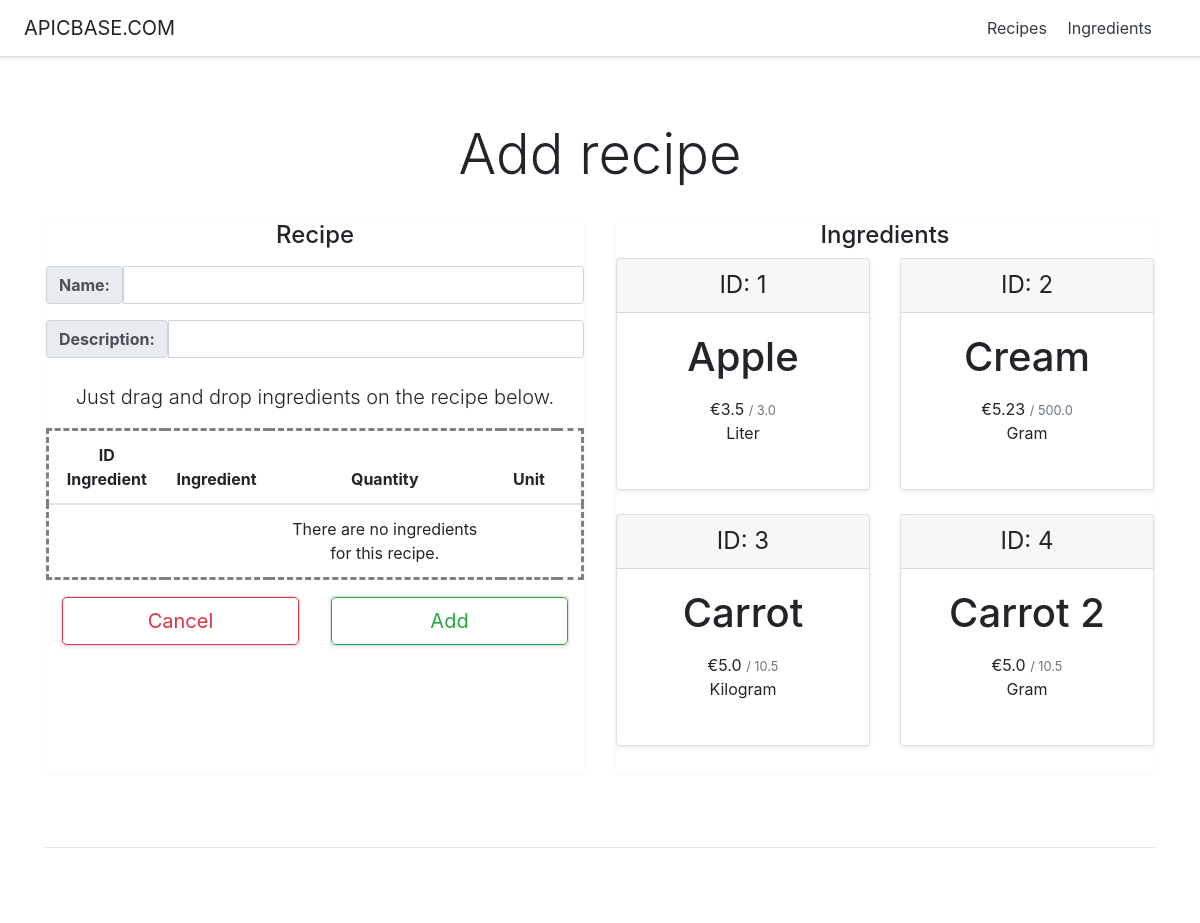
Page /recipeManager/add/ on the earlier database version.
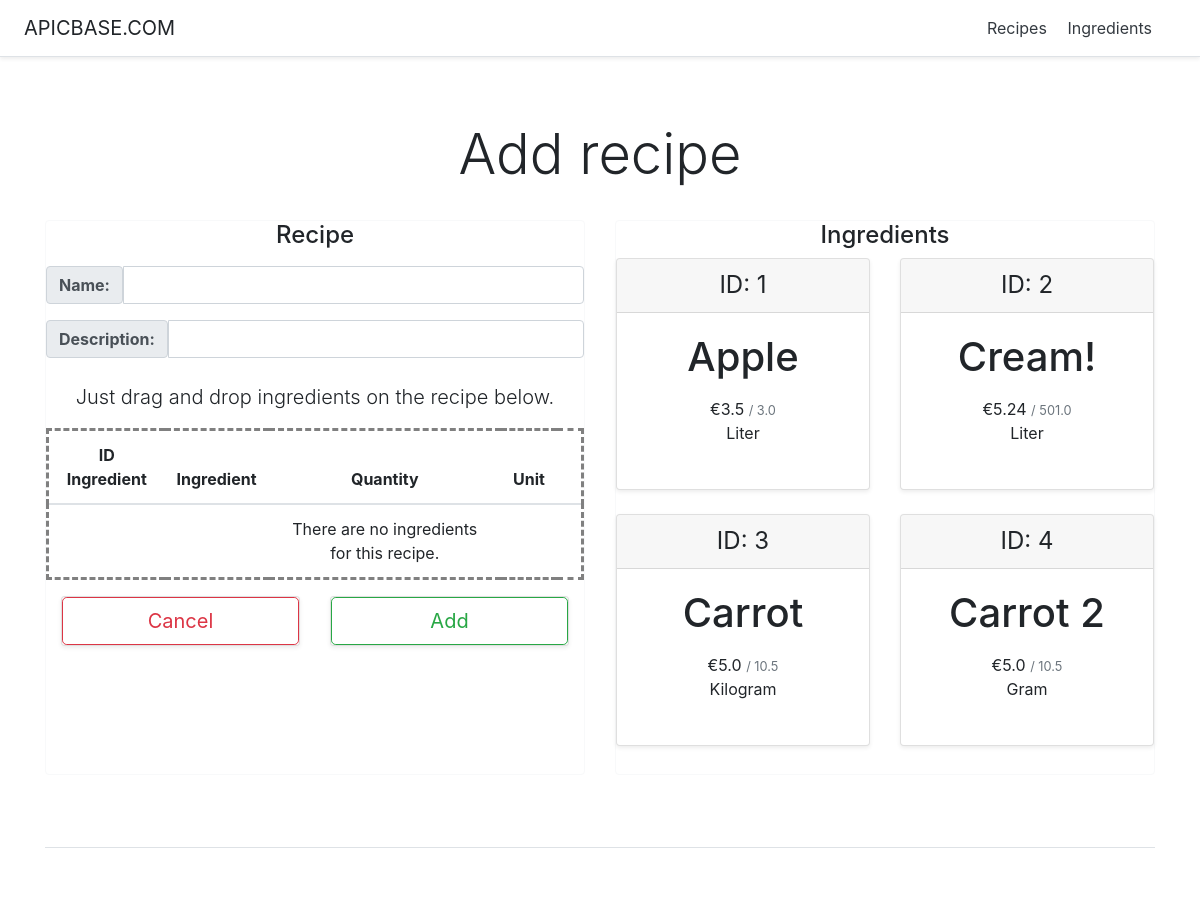
Same page on the later database version.
### recipeManager/models.py (models this page shows, shortened)
class Ingredient(models.Model):
    id = models.AutoField(primary_key=True)
    name = models.CharField(max_length=200)
    cost = models.FloatField()
    amount = models.FloatField()
    GRAMS='g.'
    KILOGRAMS='Kg.'
    CENTILITERS='cl.'
    LITERS='l.'
    UNIT_CHOICES = (
        (GRAMS, 'Gram'),
        (KILOGRAMS, 'Kilogram'),
        (CENTILITERS, 'Centiliter'),
        (LITERS, 'Liter')
    )
    unit = models.CharField(
        max_length=2,
        choices=UNIT_CHOICES,
        default=GRAMS,
    )

### recipeManager/views.py (the view, shortened to what this page needs)
# urls.py: path('add/', views.AddRecipeView, name='addRecipe'),
def AddRecipeView(request):
    ingredients_list = Ingredient.objects.all()
    context = {
        'ingredients_list' : ingredients_list,
        }
    return render(request, "recipeManager/addRecipe.html", context)

### recipeManager/templates/recipeManager/addRecipe.html (shortened to what the changed rows need)
<!DOCTYPE html>
<html lang="en">
   <head>
      {% load static %}
      <link href="{%static 'recipeManager/pricing.css'%}" rel="stylesheet">
      {% load static %}
      <link href="{%static 'recipeManager/bootstrap.min.css'%}" rel="stylesheet">
   </head>
   <body>
      <div class="pricing-header px-3 py-3 pt-md-5 pb-md-4 mx-auto text-center">
         <h1 class="display-4">Add recipe</h1>
      </div>
      <div class="container">
         <div class="card-deck mb-3 text-center">
            <div class="card mb-4 border-light">
              <form action="{% url 'recipeManager:addRecipe' %}" method="post">
               <table style="border-style: dashed;" id="table" class="table table-hover" ondrop="drop(event)" ondragover="allowDrop(event)">
                  <thead>
                     <tr>
                        <th scope="col">ID Ingredient</th>
                        <th scope="col">Ingredient</th>
                        <th scope="col">Quantity</th>
                        <th scope="col">Unit</th>
                        <th></th>
                     </tr>
                  </thead>
               </table>
             </form>
            </div>
            <div class="card mb-4 border-light">
               <div class="card-deck mb-3 text-center" data-spy="scroll" style="position: relative;max-height:500px;overflow-y: scroll;">
                  {% if ingredients_list %}
                    {% for ingredient in ingredients_list %}
                    <div id="{{ ingredient.id }}" draggable="true" ondragstart="drag(event)" class="card mb-4 shadow-sm">
                       <div class="card-header">
                          <h4 id="igredientId{{ ingredient.id }}" class="my-0 font-weight-normal">ID: {{ ingredient.id }}</h4>
                       </div>
                       <div class="card-body">
                          <h1 id="ingredientName{{ ingredient.id }}" class="card-title pricing-card-title">{{ ingredient.name }}</h1>
                          <ul class="list-unstyled mt-3 mb-4">
                             <li>€{{ ingredient.cost }} <small class="text-muted">/ {{ ingredient.amount }}</small></li>
                             <li id="ingredientUnit{{ ingredient.id }}">{{ ingredient.get_unit_display }}</li>
                          </ul>
                       </div>
                    </div>
                    {% endfor %}
                  {% else %}
                    <p><strong>No ingredients available.</strong></p>
                  {% endif %}
               </div>
            </div>
         </div>
      </div>
   </body>
</html>

Differences in the rows shown:
changed Ingredient id 2: name "Cream" → "Cream!"; cost "5.23" → "5.24"; amount "500.0" → "501.0"; unit "Gram" → "Liter"
